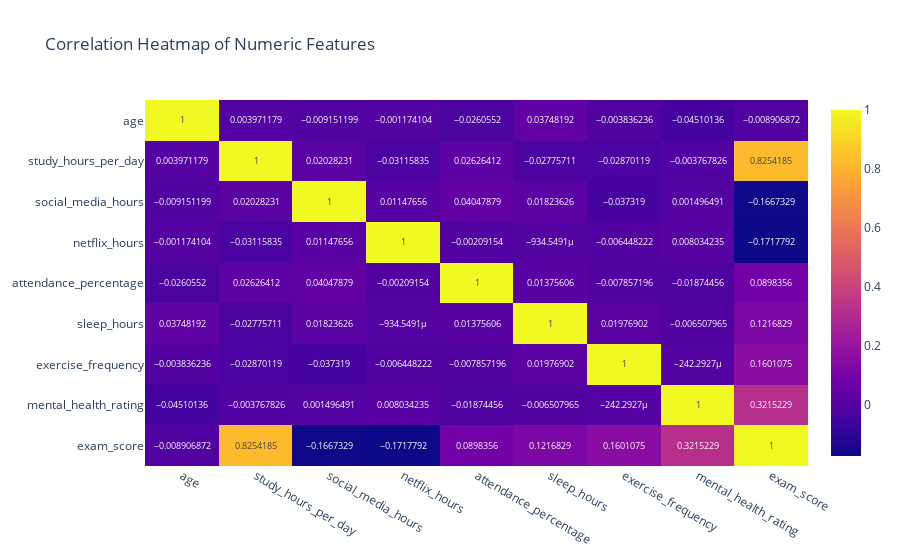

Notebook code for this chart:
### Markdown cell above
Study hours correlate strongly and positively with exam scores, while social media hours display a moderate negative correlation. Mental health rating positively correlates with exercise frequency and student performance, suggesting that well-being is interconnected with both lifestyle choices and academic outcomes. Sleep hours show a small but positive correlation with performance, highlighting the importance of a balanced routine.

### Code cell
#correlation heatmap
numeric_df = students.select_dtypes(include="number")
corr = numeric_df.corr()

fig = px.imshow(
    corr,
    text_auto=True,
    aspect="auto",
    title="Correlation Heatmap of Numeric Features"
)
fig.show()

### Figure 1 — Plotly figure (JSON) as saved in the notebook; plotly's stock layout.template omitted (floating-point values rounded to 4 significant figures)
{"data": [{"coloraxis": "coloraxis", "hovertemplate": "x: %{x}<br>y: %{y}<br>color: %{z}<extra></extra>", "name": "0", "texttemplate": "%{z}", "type": "heatmap", "x": ["age", "study_hours_per_day", "social_media_hours", "netflix_hours", "attendance_percentage", "sleep_hours", "exercise_frequency", "mental_health_rating", "exam_score"], "xaxis": "x", "y": ["age", "study_hours_per_day", "social_media_hours", "netflix_hours", "attendance_percentage", "sleep_hours", "exercise_frequency", "mental_health_rating", "exam_score"], "yaxis": "y", "z": [[1.0, 0.003971, -0.009151, -0.001174, -0.02606, 0.03748, -0.003836, -0.0451, -0.008907], [0.003971, 1.0, 0.02028, -0.03116, 0.02626, -0.02776, -0.0287, -0.003768, 0.8254], [-0.009151, 0.02028, 1.0, 0.01148, 0.04048, 0.01824, -0.03732, 0.001496, -0.1667], [-0.001174, -0.03116, 0.01148, 1.0, -0.002092, -0.0009345, -0.006448, 0.008034, -0.1718], [-0.02606, 0.02626, 0.04048, -0.002092, 1.0, 0.01376, -0.007857, -0.01874, 0.08984], [0.03748, -0.02776, 0.01824, -0.0009345, 0.01376, 1.0, 0.01977, -0.006508, 0.1217], [-0.003836, -0.0287, -0.03732, -0.006448, -0.007857, 0.01977, 1.0, -0.0002423, 0.1601], [-0.0451, -0.003768, 0.001496, 0.008034, -0.01874, -0.006508, -0.0002423, 1.0, 0.3215], [-0.008907, 0.8254, -0.1667, -0.1718, 0.08984, 0.1217, 0.1601, 0.3215, 1.0]]}], "layout": {"coloraxis": {"colorscale": [[0, "#0d0887"], [0.1111, "#46039f"], [0.2222, "#7201a8"], [0.3333, "#9c179e"], [0.4444, "#bd3786"], [0.5556, "#d8576b"], [0.6667, "#ed7953"], [0.7778, "#fb9f3a"], [0.8889, "#fdca26"], [1, "#f0f921"]]}, "title": {"text": "Correlation Heatmap of Numeric Features"}, "xaxis": {"anchor": "y", "domain": [0, 1]}, "yaxis": {"anchor": "x", "autorange": "reversed", "domain": [0, 1]}}}
